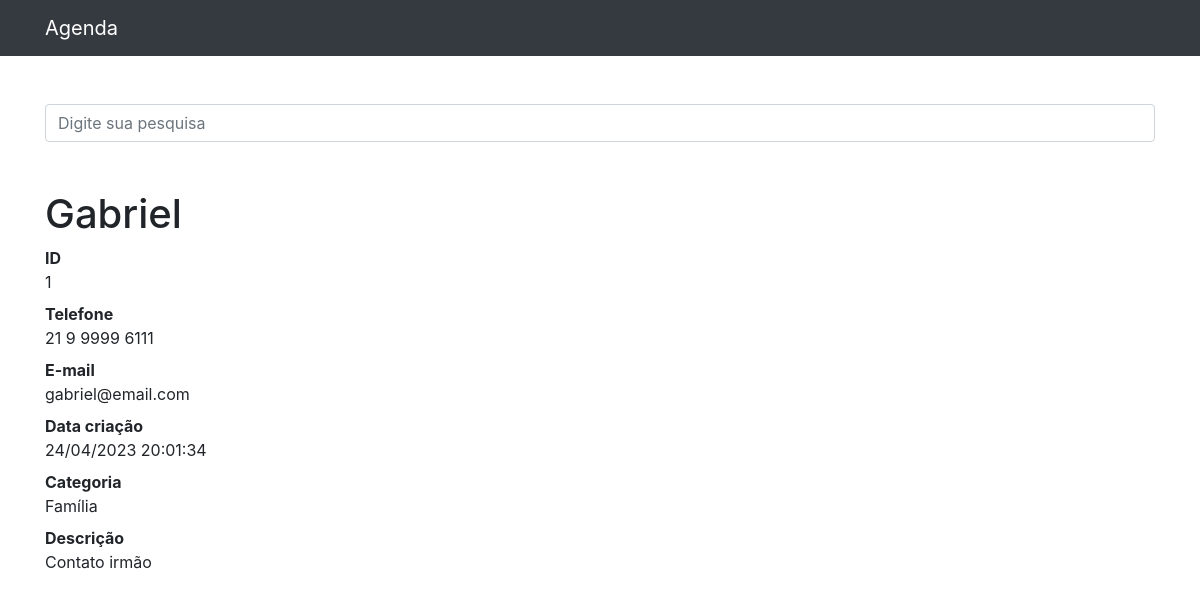
The page /1 on the database its author committed.
### contatos/models.py (models this page shows, shortened)
class Contato(models.Model):
    name = models.CharField(max_length=255)
    last_name = models.CharField(max_length=255, blank = True)
    phone = models.CharField(max_length=255)
    email = models.CharField(max_length=255, blank=True)
    creation_date = models.DateTimeField(default=timezone.now)
    description = models.TextField(blank = True)
    categoria = models.ForeignKey(Categoria, on_delete=models.DO_NOTHING)
    mostrar = models.BooleanField(default=True)

class Categoria(models.Model):
    name = models.CharField(max_length= 255)
    def __str__(self):
        return self.name

### contatos/views.py (the view)
# urls.py: path('<int:contato_id>', views.ver_contato, name = 'ver_contato'),
def ver_contato(request, contato_id):
    contato = get_object_or_404(Contato, id=contato_id) #get_objetct previne q mostre o erro caso o id não exista
    if not contato.mostrar:
        raise Http404()
    return render(request, 'contatos/ver_contato.html', {
        'contato':contato
    })

### contatos/templates/contatos/ver_contato.html
{% extends 'base.html' %}
{% block content %}
        <h1 class="mt-5">{{ contato.name }}</h1>
        <dl>
          <dt>ID</dt>
          <dd>{{ contato.id }}</dd>
          <dt>Telefone</dt>
          <dd>{{ contato.phone }}</dd>
          <dt>E-mail</dt>
          <dd>{{ contato.email }}</dd>
          <dt>Data criação</dt>
          <dd>{{ contato.creation_date|date:'d/m/Y  H:i:s' }}</dd>
          <dt>Categoria</dt>
          <dd>{{ contato.categoria }}</dd>
          <dt>Descrição</dt>
          <dd>
            {{ contato.description }}
          </dd>
        </dl>
{% endblock %}

### rows shown on the page
Contato: name "Gabriel", id "1", phone "21 9 9999 6111", email "gabriel@email.com", creation_date "24/04/2023 20:01:34", categoria "Família", description "Contato irmão"
